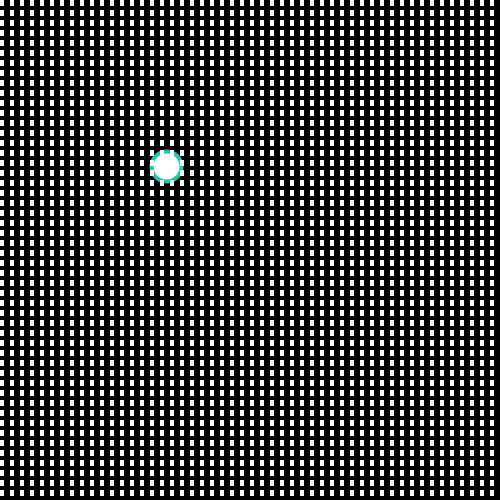
Frame 1 (no input)
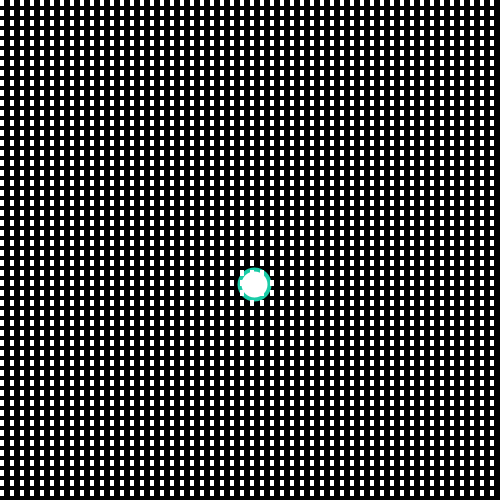
Frame 60 (the mouse pressed at the canvas centre just before this capture)
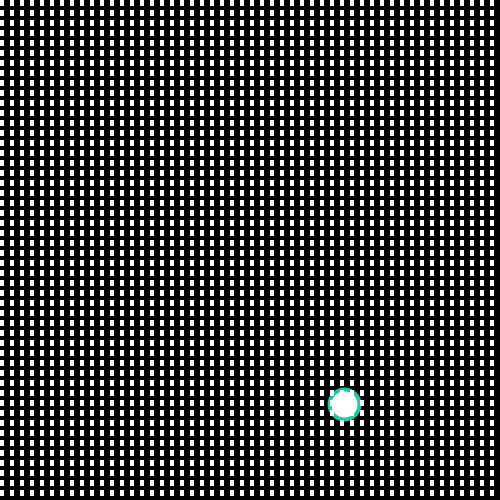
Frame 120 (the mouse held since frame 60 and released just before this capture)

The Processing sketch that drew these frames (run headless with seeded random() and noise(); from frame 60 on, the mouse is pressed at the canvas centre):

// Processing sketch: s05t02IsidoraGarin
// ── s05t02IsidoraGarin.pde
//UDD - Expresión Digital II
//s05t02IsidoraGarín
//Reescribir el programa s05e01 bajo nuevos parámetros de notación


//Variables de posición, velocidad y dirección ejes x e y
float posx, posy, velx, vely, dirx, diry;
//Variables tamaño de diámetro, stroke y cambio dirección rectángulos
float dia, sw, m, n;
//Variables para colores
color bla, neg, tur, ver;
//Variables para fill y stroke de color
color colorEllipse, colorStroke;


void setup() {
  size(500, 500);

  //Inicialización de posición, velocidad y dirección eje x e y
  posx = width/3;
  posy = width/3;
  velx = 1.5;
  vely = 2;
  dirx = 1;
  diry = 1;

  //Inicialización de diámetro, strokeWeight y dirección rectángulos
  dia = 30;
  sw = 4;
  m = 4;
  n = 6;

  //Colores
  bla = color(255, 255, 255); //blanco
  neg = color(0, 0, 0); //negro
  tur = color(27, 204, 167); //turquesa
  ver = color(128, 255, 130); //verde

  //Asignación de color a colorEllipse y colorStroke
  colorEllipse = bla;
  colorStroke = tur;
}


void draw() {
  //Color de fondo, ellipse, stroke y tamaño ellipse
  background(neg);
  fill(colorEllipse);
  strokeWeight(sw);
  stroke(colorStroke);
  ellipse(posx, posy, dia, dia);

  //Velocidad
  posx = posx + velx * dirx;
  posy = posy + vely * diry;

  //Si posx mayor al ancho, cambia dirección, fill turquesa, stroke verde de 4
  if (posx > width - dia/2) {
    dirx *= -1;
    colorStroke = ver;
    //strokeWeight(sw);
    colorEllipse = tur;
    //if para cambio de valor de m y n
    if (m == 4) {
      m = 6;
      n = 4;
    } else if (m == 6) {
      m = 4;
      n = 6;
    }
  }

  //Si posx menor a 0, cambia dirección, fill verde, stroke blanco de 4
  if (posx < 0 + dia/2) {
    dirx *= -1;
    colorStroke = bla;
   // strokeWeight(sw);
    colorEllipse = ver;  
    //if para cambio de valor de m y n
    if (m == 4) {
      m = 6;
      n = 4;
    } else if (m == 6) {
      m = 4;
      n = 6;
    }
  }

  //Si posy mayor al ancho, cambio dirección, fill blanco, stroke turquesa de 4
  if (posy > height - dia/2) {
    diry *= -1;
    colorStroke = tur;
    //strokeWeight(sw);
    colorEllipse = bla;  
    //if para cambio de valor de m y n
    if (m == 4) {
      m = 6;
      n = 4;
    } else if (m == 6) {
      m = 4;
      n = 6;
    }
  }

  //Si posy menor a 0, cambia dirección, fill blanco, stroke turquesa de 4
  if (posy < 0 + dia/2) {
    diry *= -1;
    colorStroke = tur;
    //strokeWeight(sw);
    colorEllipse = bla;
    //if para cambio de valor de m y n
    if (m == 4) {
      m = 6;
      n = 4;
    } else if (m == 6) {
      m = 4;
      n = 6;
    }
  }

  //for para generar un patrón de rectángulos que cambian de dirección
  for (int i = 0; i <= width; i += 10) {
    for (int j = 0; j <= height; j += 10) {
      noStroke();
      //fill (tur);
      rect(i, j, m, n);
    }
  }
}

/*
errores
 0 run
 0 programa
 0 sintaxis
 0 código:
 0 comentario:
 4 variables: strokeWeight(sw); si no cambia luego de la inicialización no es necesario que esté en las condicionales IF
 18 ortografía: espacios entre función y (argumentos); 
 0 notación: 
 0 github:
*/
